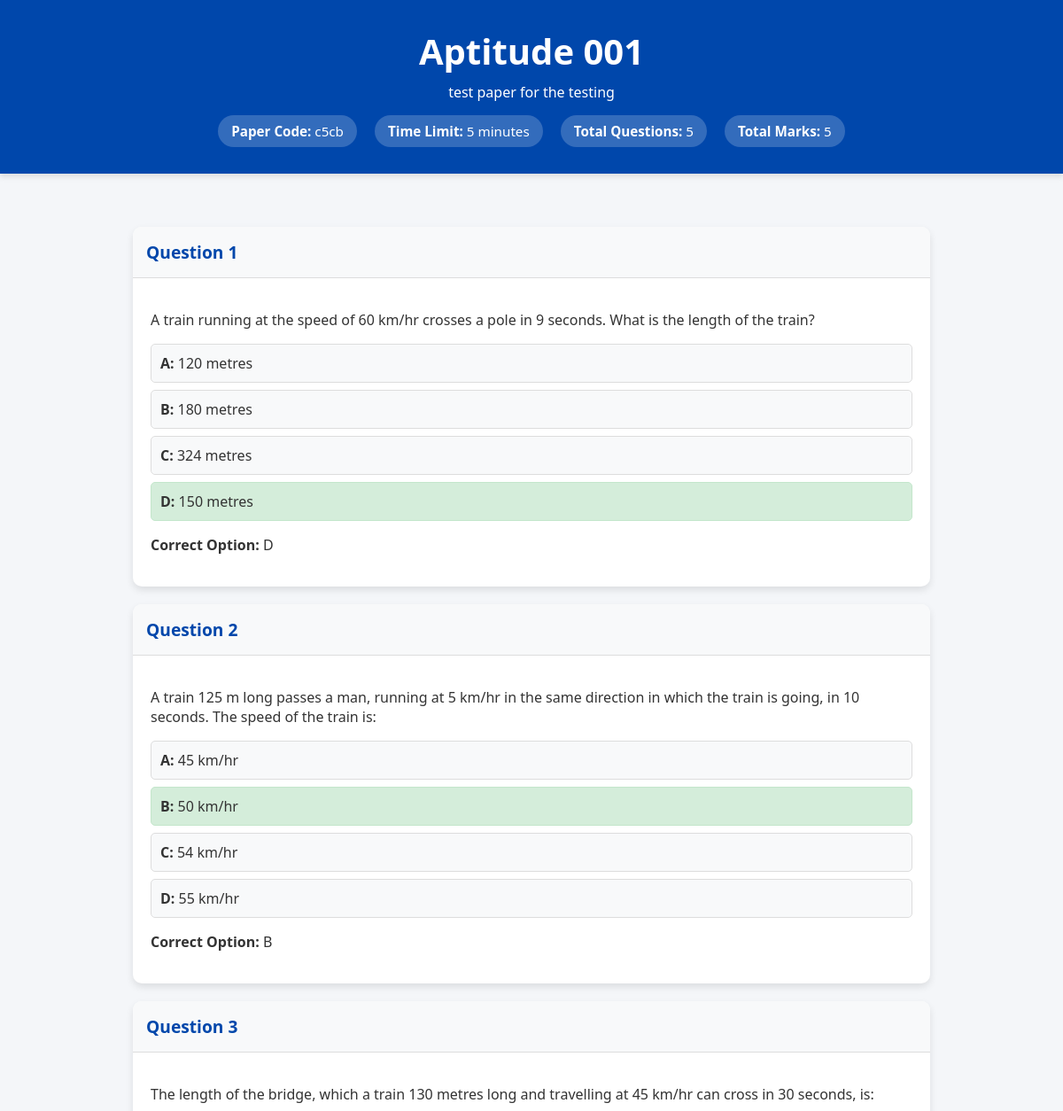
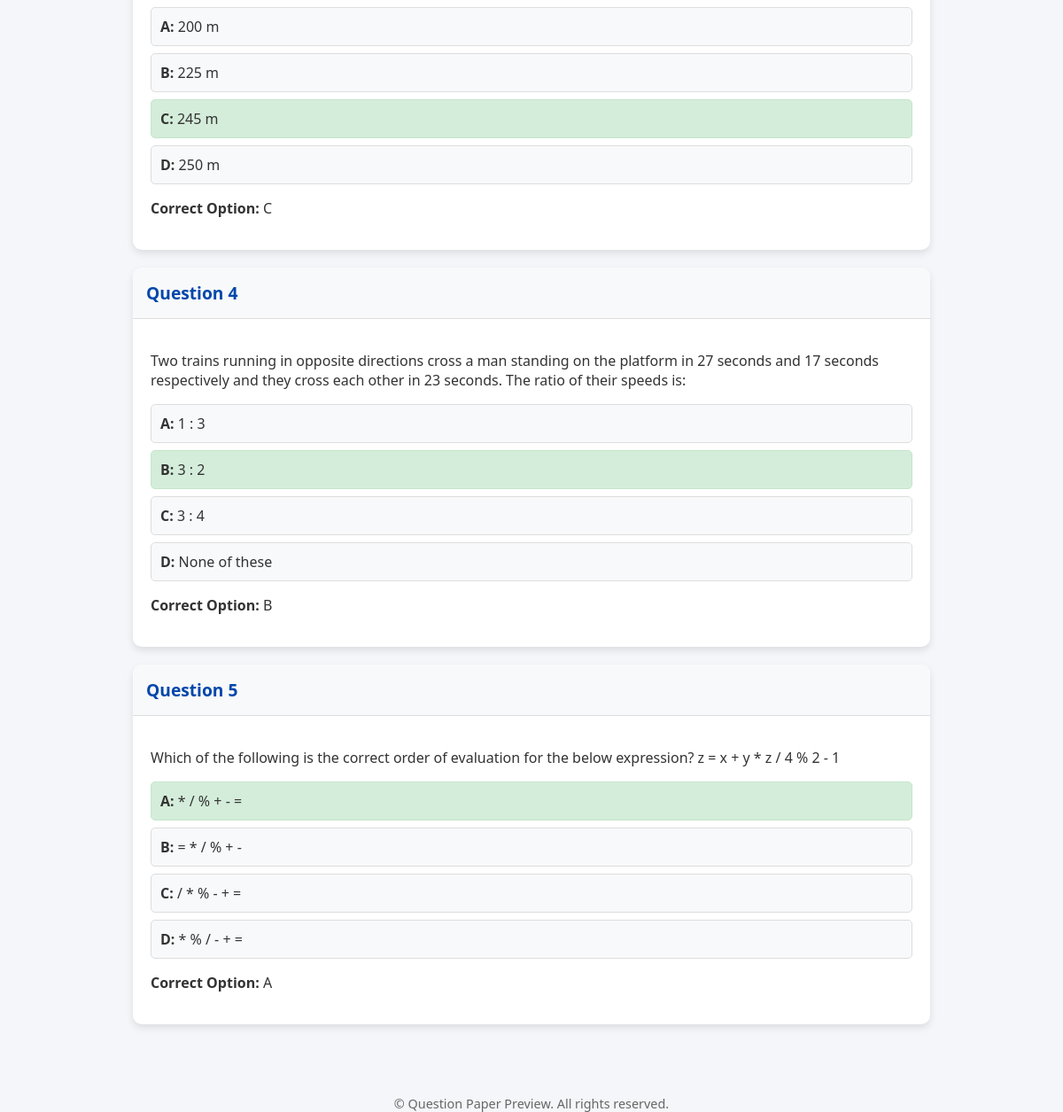
/question_paper/3/preview/, run on the app's committed database (2 pictures, top to bottom).
### aptitude_app/models.py (models this page shows, shortened)
class QuestionPaper(models.Model):
    paper_code = models.CharField(
        max_length=4, unique=True, editable=False, default=uuid.uuid4().hex[:4]
    )
    paper_title = models.CharField(max_length=255)
    paper_description = models.TextField(blank=True, null=True)
    time_limit = models.PositiveIntegerField(help_text="Time limit in minutes")
    total_marks = models.PositiveIntegerField(default=0)  # Calculated dynamically
    is_practice_paper = models.BooleanField(default=False)
    is_assessment_paper = models.BooleanField(default=False)
    class Meta:
        verbose_name = "Question Paper"
        verbose_name_plural = "Question Papers"

class Question(models.Model):
    question_paper = models.ForeignKey(
        QuestionPaper, related_name='questions', on_delete=models.CASCADE, default=1
    )
    question_text = models.TextField(blank=True, null=True)
    question_image = models.ImageField(upload_to='questions/', blank=True, null=True)
    mark = models.PositiveIntegerField(default=1)
    option_A = models.CharField(max_length=255, blank=True, null=True)
    option_B = models.CharField(max_length=255, blank=True, null=True)
    option_C = models.CharField(max_length=255, blank=True, null=True)
    option_D = models.CharField(max_length=255, blank=True, null=True)
    CORRECT_OPTION_CHOICES = [
        ('A', 'Option A'),
        ('B', 'Option B'),
        ('C', 'Option C'),
        ('D', 'Option D'),
    ]
    correct_option = models.CharField(
        max_length=1, choices=CORRECT_OPTION_CHOICES, blank=True, null=True, help_text="Key of the correct option for MCQs."
    )
    class Meta:
        verbose_name = "Question"
        verbose_name_plural = "Questions"

### aptitude_app/views.py (the view)
# urls.py: path('question_paper/<int:id>/preview/', views.question_paper_preview, name='question_paper_preview'),
def question_paper_preview(request, id):
    question_paper = get_object_or_404(QuestionPaper, id=id)
    return render(request, 'question_paper_preview.html', {'question_paper': question_paper})

### aptitude_app/templates/question_paper_preview.html (shortened to what this page needs)
<!DOCTYPE html>
<html lang="en">
<head>
</head>
<body>
    <header>
        <div class="header-content">
            <h1>{{ question_paper.paper_title }}</h1>
            <p>{{ question_paper.paper_description }}</p>
            <div class="header-details">
                <span><strong>Paper Code:</strong> {{ question_paper.paper_code }}</span>
                <span><strong>Time Limit:</strong> {{ question_paper.time_limit }} minutes</span>
                <span><strong>Total Questions:</strong> {{ question_paper.questions.count }}</span>
                <span><strong>Total Marks:</strong> {{ question_paper.total_marks }}</span>
            </div>
        </div>
    </header>
    <main>
        {% for question in question_paper.questions.all %}
        <div class="card">
            <div class="card-header">
                <strong>Question {{ forloop.counter }}</strong>
            </div>
            <div class="card-body">
                <p>{{ question.question_text }}</p>
                <ul class="options-list">
                    <li class="{% if question.correct_option == 'A' %}correct{% endif %}"><strong>A:</strong> {{ question.option_A }}</li>
                    <li class="{% if question.correct_option == 'B' %}correct{% endif %}"><strong>B:</strong> {{ question.option_B }}</li>
                    <li class="{% if question.correct_option == 'C' %}correct{% endif %}"><strong>C:</strong> {{ question.option_C }}</li>
                    <li class="{% if question.correct_option == 'D' %}correct{% endif %}"><strong>D:</strong> {{ question.option_D }}</li>
                </ul>
                <p><strong>Correct Option:</strong> {{ question.correct_option }}</p>
            </div>
        </div>
        {% endfor %}
    </main>
    <footer>
        © {{ current_year }} Question Paper Preview. All rights reserved.
    </footer>
</body>
</html>

### aptitude_app/templates/question_paper_preview.html (style rules this page uses)
body { font-family: 'Segoe UI', Tahoma, Geneva, Verdana, sans-serif; margin: 0; padding: 0; background-color: #f4f6f9; color: #333; }
header { background-color: #0047ab; color: white; padding: 30px 20px; box-shadow: 0 4px 6px rgba(0, 0, 0, 0.1); position: relative; top: 0; z-index: 1000; }
header .header-content { max-width: 900px; margin: 0 auto; text-align: center; }
header h1 { font-size: 2.5rem; margin: 0; }
header p { font-size: 1rem; margin: 8px 0; }
header .header-details { display: flex; justify-content: center; gap: 20px; flex-wrap: wrap; margin-top: 15px; font-size: 0.95rem; }
header .header-details span { background: rgba(255, 255, 255, 0.2); padding: 8px 15px; border-radius: 20px; }
main { max-width: 900px; margin: 40px auto; padding: 20px; }
.card { background-color: #fff; border-radius: 10px; box-shadow: 0 4px 8px rgba(0, 0, 0, 0.1); margin-bottom: 20px; overflow: hidden; transition: transform 0.2s; }
.card-header { background-color: #f8f9fa; padding: 15px; border-bottom: 1px solid #ddd; text-align: left; }
.card-header strong { font-size: 1.2rem; color: #0047ab; }
.card-body { padding: 20px; }
.options-list { list-style: none; padding: 0; margin: 10px 0; }
.options-list li { background-color: #f8f9fa; border: 1px solid #ddd; border-radius: 5px; padding: 10px; margin-bottom: 8px; transition: background-color 0.2s; }
.options-list li.correct { background-color: #d4edda; border-color: #c3e6cb; }
footer { text-align: center; color: #666; margin-top: 30px; font-size: 0.9rem; }

### data on the page
QuestionPaper: paper_title "Aptitude 001", paper_description "test paper for the testing", paper_code "c5cb", time_limit "5", questions.count "5", total_marks "5"
Question: question_text "A train running at the speed of 60 km/hr crosses a pole in 9 seconds. What is the length of the train?", option_A "120 metres", option_B "180 metres", option_C "324 metres", option_D "150 metres", correct_option "D"
Question: question_text "A train 125 m long passes a man, running at 5 km/hr in the same direction in which the train is going, in 10 seconds. The speed of the train is:", option_A "45 km/hr", option_B "50 km/hr", option_C "54 km/hr", option_D "55 km/hr", correct_option "B"
Question: question_text "The length of the bridge, which a train 130 metres long and travelling at 45 km/hr can cross in 30 seconds, is:", option_A "200 m", option_B "225 m", option_C "245 m", option_D "250 m", correct_option "C"
Question: question_text "Two trains running in opposite directions cross a man standing on the platform in 27 seconds and 17 seconds respectively and they cross each other in 23 seconds. The ratio of their speeds is:", option_A "1 : 3", option_B "3 : 2", option_C "3 : 4", option_D "None of these", correct_option "B"
Question: question_text "Which of the following is the correct order of evaluation for the below expression? z = x + y * z / 4 % 2 - 1", option_A "* / % + - =", option_B "= * / % + -", option_C "/ * % - + =", option_D "* % / - + =", correct_option "A"
